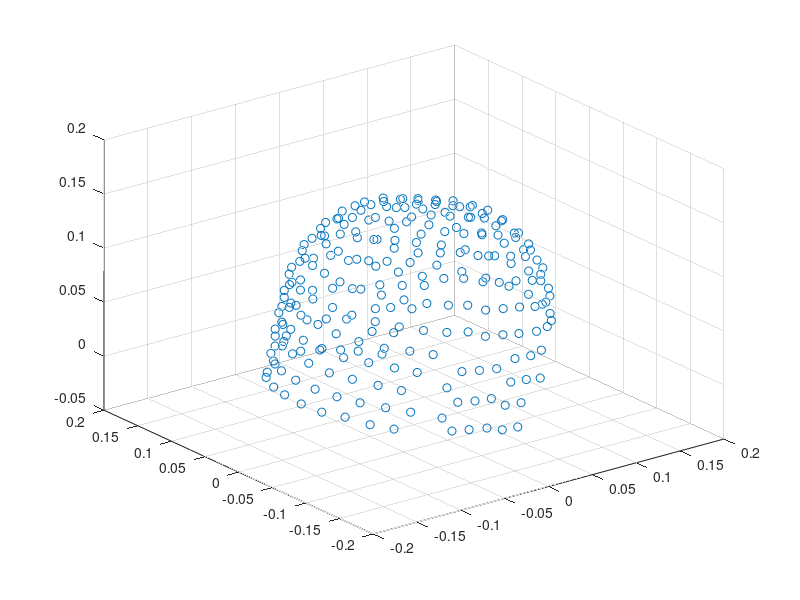

The MATLAB source for this figure:
function draw_channel_3D( show_channel_name)

load('channels_positions.mat');

if ~exist('show_channel_name','var')
    show_channel_name = false;
end
   
        

figure;
d = 0.01;
scatter3(channel_3d_position(:,1),channel_3d_position(:,2),channel_3d_position(:,3));
if show_channel_name
    text(channel_3d_position(:,1)+d,channel_3d_position(:,2)+d,channel_3d_position(:,3)+d, channel_labels);
end

end